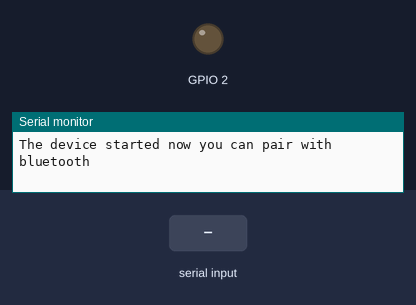
Simulated run of this sketch. Board: ESP32. On the bench: output pins drawn as LEDs (lit = HIGH), the last lines printed to the serial monitor. Inputs (shaded band) come from the test bench. Nothing arrives over Bluetooth unless stated.

Above: at 1.2 s.
1.3 s: "1" received over the second serial link
At 2.2 s:
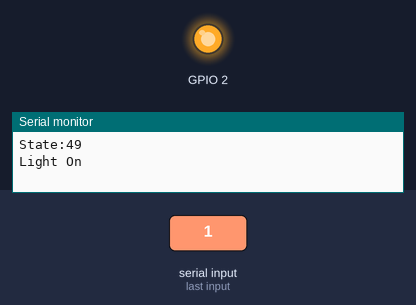
4.5 s: "2" received over the second serial link
At 6.0 s:
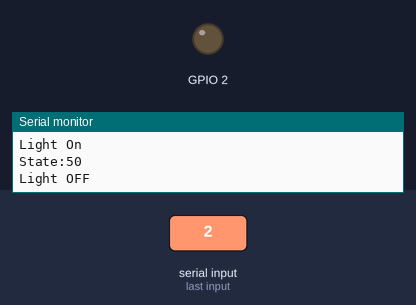
Timing chart, 0 to 7.5 s (numbered marks = the images above; inputs shaded):
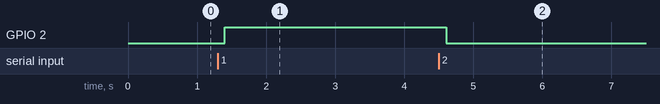

The sketch:

Bluetooth_LED.ino
```cpp
#include"BluetoothSerial.h"
BluetoothSerial SerialBT;
String state;
void setup()
{
  pinMode(2,OUTPUT);
  Serial.begin(9600);
  SerialBT.begin("BT App");
  Serial.println("The device started now you can pair with bluetooth");
}
void loop()
{
  if(Serial.available())
  {
    SerialBT.write(Serial.read());
    Serial.println("hello");
  }
  if(SerialBT.available())
  {
    state=SerialBT.read();
    Serial.print("State:");
    Serial.println(state);
    if(state.equals("49"))
    {
      digitalWrite(2,HIGH);
      Serial.println("Light On");
    }
    else if(state.equals("50"))
    {
      digitalWrite(2,LOW);
      Serial.println("Light OFF");
    }
  }
  state="";
  delay(200);
}
```

Measured:
- after the input at 1.3 s, GPIO 2: LOW → HIGH after 0.10 s
- after the input at 4.5 s, GPIO 2: HIGH → LOW after 0.11 s
